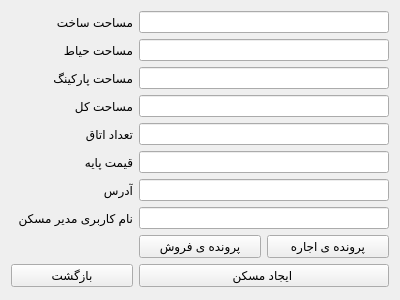
<?xml version="1.0" encoding="UTF-8"?>
<ui version="4.0">
 <class>vila_jonoob_page</class>
 <widget class="QWidget" name="vila_jonoob_page">
  <property name="geometry">
   <rect>
    <x>0</x>
    <y>0</y>
    <width>400</width>
    <height>300</height>
   </rect>
  </property>
  <property name="windowTitle">
   <string>Form</string>
  </property>
  <layout class="QGridLayout" name="gridLayout">
   <item row="1" column="0">
    <widget class="QLabel" name="label_3">
     <property name="text">
      <string>مساحت حیاط</string>
     </property>
    </widget>
   </item>
   <item row="3" column="0">
    <widget class="QLabel" name="label_5">
     <property name="text">
      <string>مساحت کل</string>
     </property>
    </widget>
   </item>
   <item row="7" column="0">
    <widget class="QLabel" name="label">
     <property name="text">
      <string>نام کاربری مدیر مسکن</string>
     </property>
    </widget>
   </item>
   <item row="5" column="0">
    <widget class="QLabel" name="label_7">
     <property name="text">
      <string>قیمت پایه </string>
     </property>
    </widget>
   </item>
   <item row="6" column="0">
    <widget class="QLabel" name="label_8">
     <property name="text">
      <string>آدرس</string>
     </property>
    </widget>
   </item>
   <item row="9" column="0">
    <widget class="QPushButton" name="pushButton_2">
     <property name="text">
      <string>بازگشت</string>
     </property>
    </widget>
   </item>
   <item row="4" column="0">
    <widget class="QLabel" name="label_6">
     <property name="text">
      <string>تعداد اتاق</string>
     </property>
    </widget>
   </item>
   <item row="0" column="0">
    <widget class="QLabel" name="label_2">
     <property name="text">
      <string>مساحت ساخت</string>
     </property>
    </widget>
   </item>
   <item row="2" column="0">
    <widget class="QLabel" name="label_4">
     <property name="text">
      <string>مساحت پارکینگ</string>
     </property>
    </widget>
   </item>
   <item row="8" column="2">
    <widget class="QPushButton" name="pushButton_3">
     <property name="text">
      <string>پرونده ی اجاره</string>
     </property>
    </widget>
   </item>
   <item row="7" column="1" colspan="2">
    <widget class="QLineEdit" name="lineEdit_8"/>
   </item>
   <item row="6" column="1" colspan="2">
    <widget class="QLineEdit" name="lineEdit_7"/>
   </item>
   <item row="5" column="1" colspan="2">
    <widget class="QLineEdit" name="lineEdit_6"/>
   </item>
   <item row="4" column="1" colspan="2">
    <widget class="QLineEdit" name="lineEdit_5"/>
   </item>
   <item row="3" column="1" colspan="2">
    <widget class="QLineEdit" name="lineEdit_4"/>
   </item>
   <item row="2" column="1" colspan="2">
    <widget class="QLineEdit" name="lineEdit_3"/>
   </item>
   <item row="1" column="1" colspan="2">
    <widget class="QLineEdit" name="lineEdit_2"/>
   </item>
   <item row="9" column="1" colspan="2">
    <widget class="QPushButton" name="pushButton_1">
     <property name="text">
      <string>ایجاد مسکن </string>
     </property>
    </widget>
   </item>
   <item row="0" column="1" colspan="2">
    <widget class="QLineEdit" name="lineEdit_1"/>
   </item>
   <item row="8" column="1">
    <widget class="QPushButton" name="pushButton_4">
     <property name="text">
      <string>پرونده ی فروش</string>
     </property>
    </widget>
   </item>
  </layout>
 </widget>
 <resources/>
 <connections/>
</ui>
